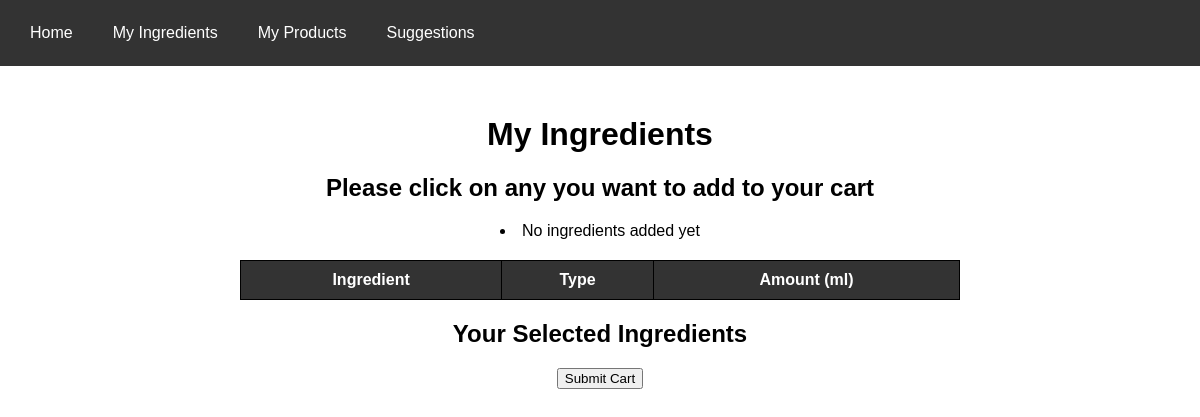
Before: /ingredients/ with the older database file.
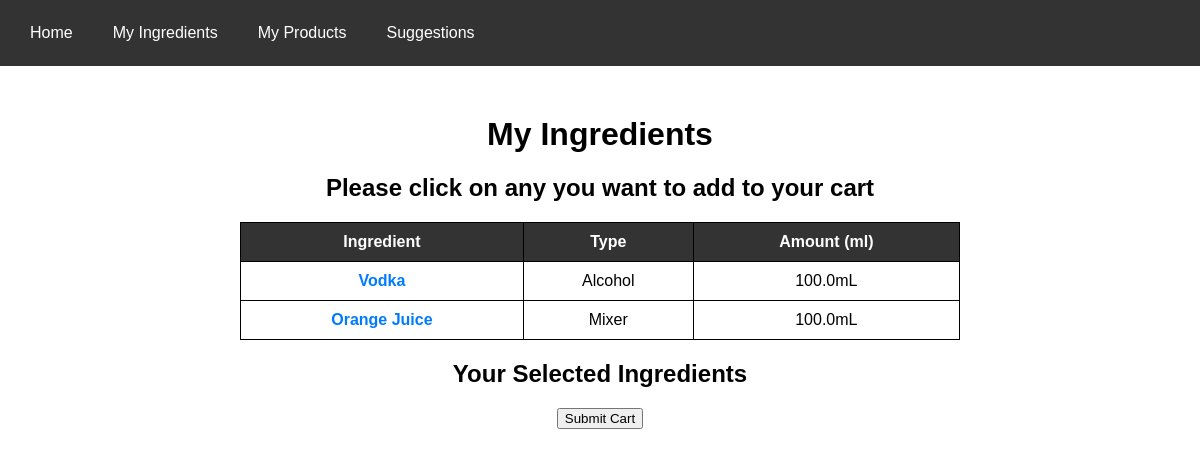
After: the same page with the newer database file.
### BarBelt/models.py (models this page shows)
class Ingredient(models.Model):
    name = models.CharField(max_length = 100)
    type = models.CharField(max_length = 100)
    amount = models.FloatField(default = 100)

### BarBelt/views.py (the view)
# urls.py: path('ingredients/', views.ingredients, name='ingredients'),
def ingredients(request):
    ingredients = Ingredient.objects.all()
    context = {'ingredients':ingredients}
    return render(request,'ingrediants.html',context)

### BarBelt/templates/ingrediants.html (shortened to what this page needs)
<!DOCTYPE html>
<html lang="en">
<head>
</head>
<body>
    <div class="navbar">
        <a href="#">Home</a>
        <a href="{% url 'ingredients' %}">My Ingredients</a>
        <a href="{% url 'products' %}">My Products</a>
        <a href="{% url 'suggestions' %}">Suggestions</a>
    </div>
    <div class="container">
        <h1>My Ingredients</h1>
        <h2>Please click on any you want to add to your cart</h2>
        <table>
            <tr>
                <th>Ingredient</th>
                <th>Type</th>
                <th>Amount (ml)</th>
            </tr>
            {% for ingredient in ingredients %}
            <tr>
                <td><a href="#" class="ingredient-clickable" data-name="{{ ingredient.name }}" data-type="{{ ingredient.type }}" data-amount="{{ ingredient.amount }}" data-index="{{ forloop.counter0 }}">{{ ingredient.name }}</a></td>
                <td>{{ ingredient.type }}</td>
                <td>{{ingredient.amount}}mL</td>
            </tr>
            {% empty %}
                <li>No ingredients added yet</li>
            {% endfor %}
        </table>
        <h2>Your Selected Ingredients</h2>
            <form method="post" action = "{% url 'submit_cart' %}">
                <input type="submit" value="Submit Cart">
            </form>
    </div>
</body>
</html>

Changed rows visible on the page:
added Ingredient: name "Vodka", type "Alcohol", amount "100.0"
added Ingredient: name "Orange Juice", type "Mixer", amount "100.0"
Other visible differences:
text no longer shown: "No ingredients added yet"
